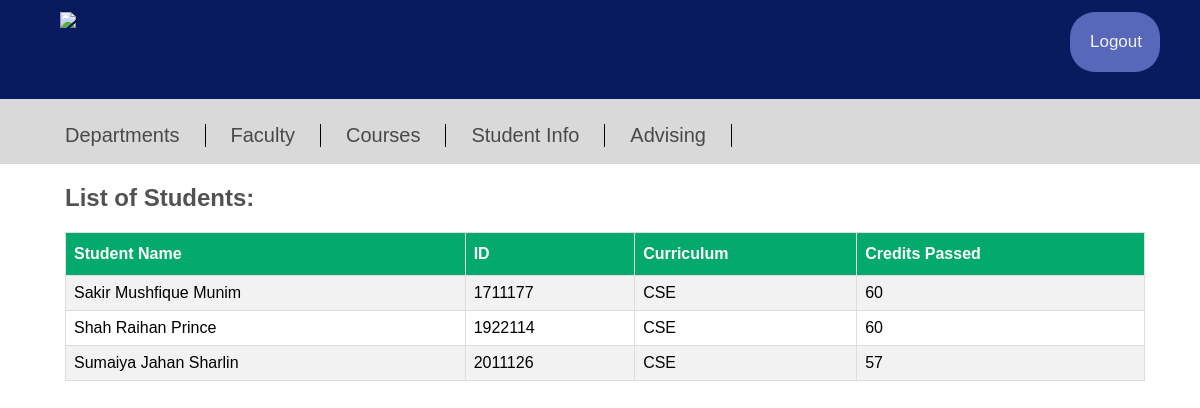
Page /Studentinfo.php on the committed database.
### tables this page shows
CREATE TABLE `student` (
  `name` varchar(30) NOT NULL,
  `id` int(10) NOT NULL,
  `curriculum` varchar(15) NOT NULL,
  `cred_completed` int(11) NOT NULL
);

### Studentinfo.php (the view, shortened to what this page needs)
<!DOCTYPE html>
<html>
<head>
</head>
<body>
   <div class="topnav">
      <img src="https://rds3.northsouth.edu/assets/images/logo-wide.png" style="max-width:340px; margin-left: 45px" >
      <a href="logout.php?logout" style="border-radius: 25px;
         background: #5768ba;
         padding: 20px;
         width: 50px;
         height: 20px;">Logout </a>
   </div>
   <div class="bottomnav">
      <ul>
         <a href="Departments.php">Departments</a>
         <a href="Faculty.php">Faculty</a>
         <a href="Courses.php">Courses</a>
         <a href="Studentinfo.php">Student Info</a>
         <a href="Advising.php">Advising</a>
      </ul>
   </div>
   <h2 style="font-family: Arial,sans-serif; margin-left: 65px; color: #525252">List of Students:</h2>
   <table id = "tablestyle">
      <tr>
         <th>Student Name</th>
         <th>ID</th>
         <th>Curriculum</th>
         <th>Credits Passed</th>
      </tr>
      <?php
         $con=mysqli_connect('localhost', 'root', '', 'nsu_rds');
         $sql = "SELECT * FROM student";
         $result = $con -> query($sql);
         if($result -> num_rows > 0){
            while($row = $result-> fetch_assoc()){
               echo "<tr><td>". $row["name"] ."</td><td>". $row["id"] ."</td><td>". $row["curriculum"] ."</td><td>". $row["cred_completed"] ."</td></tr>";
            }
         echo "</table>";
      }
      else{
         echo "0 Results found";
      }
   ?>
</body>
</html>

### Studentinfo.php (style rules this page uses)
body { margin: 0; padding: 0; }
.topnav { height: 75px; padding: 12px 15px; background-color: #091a5e; overflow: hidden; }
.topnav a { float: Right; margin-right: 25px; color: #f2f2f2; text-align: center; padding: 25px 50px; text-decoration: none; font-family: Arial, sans-serif; font-size: 17px; }
.bottomnav { height: 65px; background: #d9d9d9; }
.bottomnav ul { height: 40px; display: inline-flex; justify-content: safe left; align-items: center; }
.bottomnav ul a { color: #494949; padding: 0px 25px; border-right: 1px solid black; text-decoration: none; font-family: Arial, sans-serif; font-size: 20px; }
#tablestyle { font-family: Arial, Helvetica, sans-serif; border-collapse: collapse; width: 90%; margin-left: 65px; margin-right: 65px; }
#tablestyle td, #tablestyle th { border: 1px solid #ddd; padding: 8px; }
#tablestyle tr:nth-child(even) { background-color: #f2f2f2; }
#tablestyle th { padding-top: 12px; padding-bottom: 12px; text-align: left; background-color: #04AA6D; color: white; }

### rows in the picture
student: name "Sakir Mushfique Munim", id "1711177", curriculum "CSE", cred_completed "60"
student: name "Shah Raihan Prince", id "1922114", curriculum "CSE", cred_completed "60"
student: name "Sumaiya Jahan Sharlin", id "2011126", curriculum "CSE", cred_completed "57"
